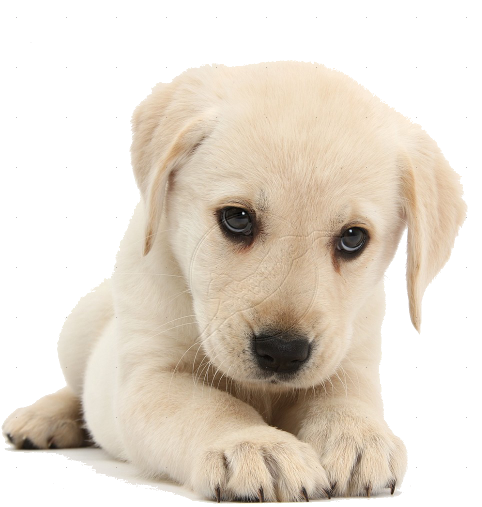
#> input picture puppy.png, 964 x 1013 px (shown at 1/2 size)
$ jupyter execute TPyramid.ipynb
#> lines starting #> are read from the running program, lines starting #| are printed output that depends on the picture
#> in main, original_image is the input picture: shape (1013, 964, 3); mean B, G, R 205.3, 217.4, 227
[cell 1]
import cv2

def build_t_pyramid(image, levels):
#> called with levels = 5
    pyramid = [image]
    for _ in range(levels - 1):
        image = cv2.pyrDown(image)
        pyramid.append(image)
#> this loop made 4 passes
#> pass 1, in build_t_pyramid, `image = cv2.pyrDown(image)`:
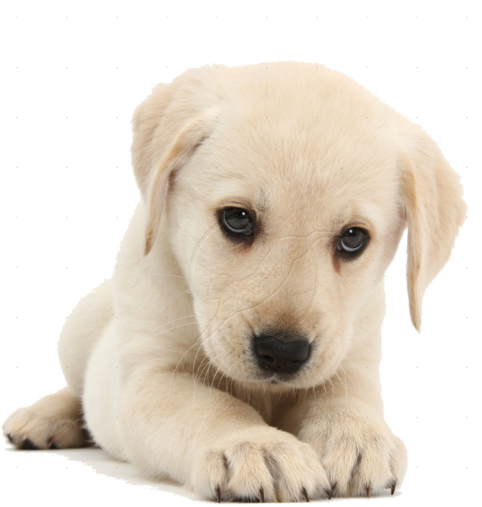
#> image: shape (507, 482, 3); mean of channels 0, 1, 2 205.4, 217.4, 227; drawn as B, G, R
#> pass 3, in build_t_pyramid, `image = cv2.pyrDown(image)`:
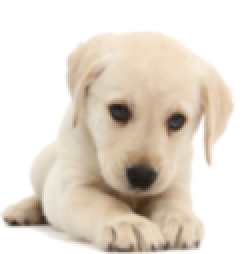
#> image: shape (127, 121, 3) (shown 2 times larger); mean of channels 0, 1, 2 205.7, 217.7, 227.2; drawn as B, G, R
#> after the loop:
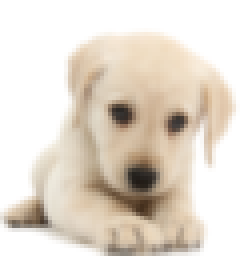
#> image: shape (64, 61, 3) (shown 4 times larger); mean of channels 0, 1, 2 206.3, 218.1, 227.5; drawn as B, G, R
#> after the loop, pyramid = 5 items
    return pyramid

def main():
    image_path = "puppy.png"  # Change this path to your image's path
    levels = 5
    original_image = cv2.imread(image_path)
    if original_image is None:
        print("Error: Could not load the image.")
        return
    t_pyramid = build_t_pyramid(original_image, levels)
#> t_pyramid = 5 items
    for i, level_image in enumerate(t_pyramid):
        cv2.imshow(f"Level {i}", level_image)
#> this loop made 5 passes
    cv2.waitKey(0)
    cv2.destroyAllWindows()

if __name__ == "__main__":
    main()

$ run again, with image.jpg saved as puppy.png
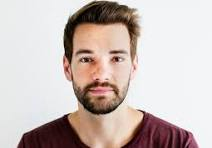
#> input picture image.jpg, 212 x 148 px
#> in main, original_image is the input picture: shape (148, 212, 3); mean B, G, R 185.7, 189.8, 202.8
#> the loop in build_t_pyramid, `for _ in range(levels - 1):` made 4 passes
#> pass 1, in build_t_pyramid, `image = cv2.pyrDown(image)`:
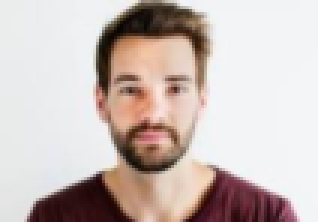
#> image: shape (74, 106, 3) (shown 3 times larger); mean of channels 0, 1, 2 186.2, 190.3, 203.2; drawn as B, G, R
#> pass 2, in build_t_pyramid, `image = cv2.pyrDown(image)`:
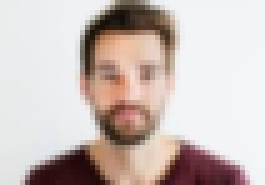
#> image: shape (37, 53, 3) (shown 5 times larger); mean of channels 0, 1, 2 187, 191.1, 203.9; drawn as B, G, R
#> after the loop in build_t_pyramid, `for _ in range(levels - 1):`: pyramid = 5 items
#> the loop in main, `for i, level_image in enumerate(t_pyramid):` made 5 passes

$ run again, with image3.jpg saved as puppy.png
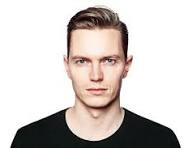
#> input picture image3.jpg, 188 x 148 px
#> in main, original_image is the input picture: shape (148, 188, 3); mean B, G, R 196.7, 200.3, 207.3
#> the loop in build_t_pyramid, `for _ in range(levels - 1):` made 4 passes
#> pass 1, in build_t_pyramid, `image = cv2.pyrDown(image)`:
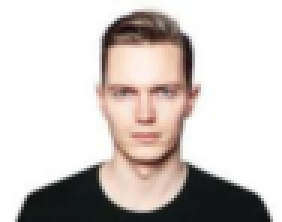
#> image: shape (74, 94, 3) (shown 3 times larger); mean of channels 0, 1, 2 197.4, 201, 208; drawn as B, G, R
#> pass 2, in build_t_pyramid, `image = cv2.pyrDown(image)`:
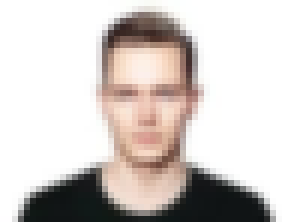
#> image: shape (37, 47, 3) (shown 6 times larger); mean of channels 0, 1, 2 198.8, 202.4, 209.5; drawn as B, G, R
#> after the loop in build_t_pyramid, `for _ in range(levels - 1):`: pyramid = 5 items
#> the loop in main, `for i, level_image in enumerate(t_pyramid):` made 5 passes
